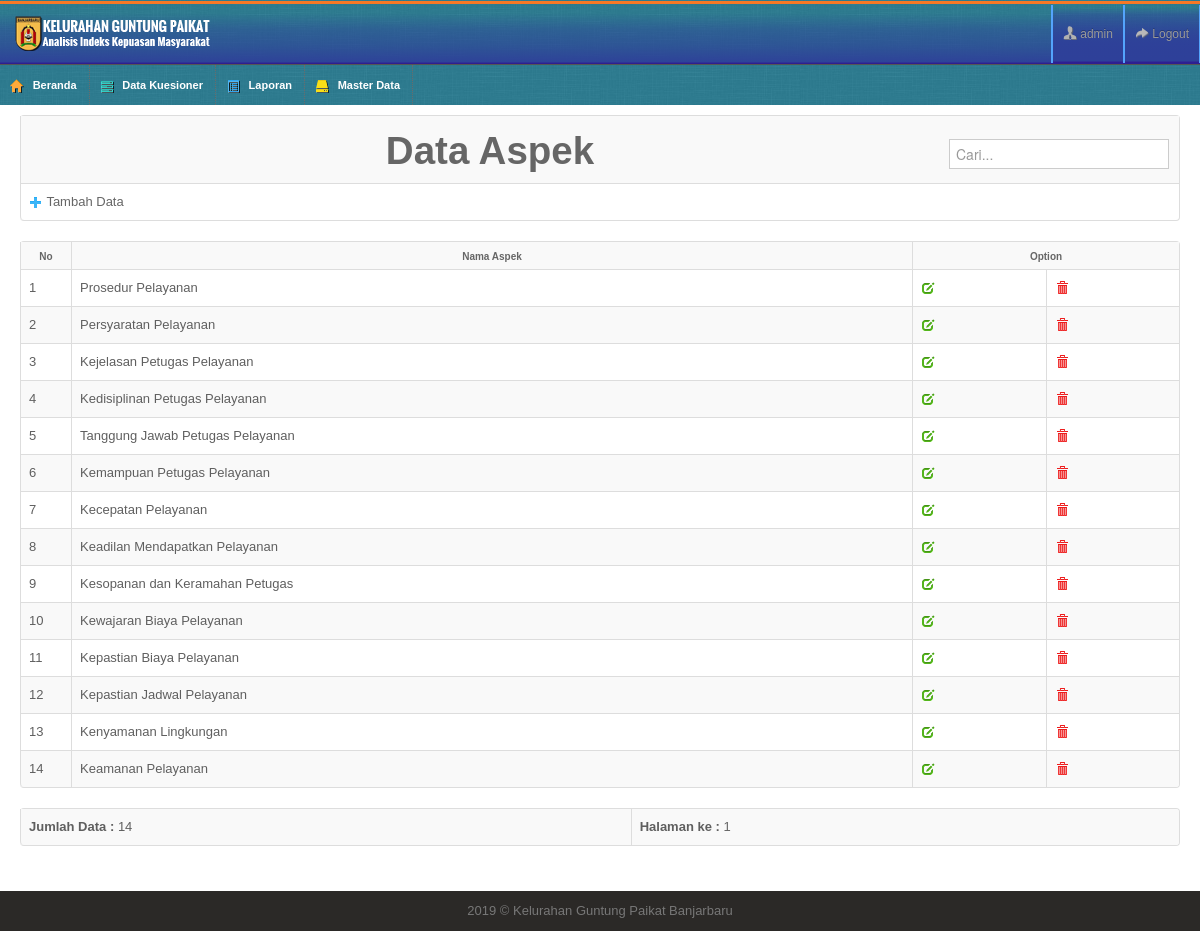
Screenshot of /?page=Aspek-Data (signed in) with the database file from the repository.
### tables this page shows
CREATE TABLE `taspek` (
  `id_aspek` int(11) NOT NULL AUTO_INCREMENT,
  `nama_aspek` varchar(100) NOT NULL,
  PRIMARY KEY (`id_aspek`)
);

### page/lib/dtaspek.php (called while the page is built, shortened)
<?php
$tableName	= "taspek";
$isian0		= "No";
$field0		= "id_aspek";
$field1		= "nama_aspek";
$isian1		= "Nama Aspek";
$formName	= "Aspek";
?>

### page/mast/aspek_data.php (the view, shortened to what this page needs)
<?php
include_once "lib/seslogin.php";
include_once "page/lib/dtaspek.php";
$row = 20;
$hal = isset($_GET['hal']) ? $_GET['hal'] : 0;
$pageSql = "SELECT $tableName.* FROM ".$tableName." ";
$pageQry = mysqli_query($koneksidb, $pageSql) or die ("error paging: ".mysql_error());
$jml	 = mysqli_num_rows($pageQry);
$max	 = ceil($jml/$row);
?>
<table class="table table-bordered table-striped">
  <tr>
    <th><h1><b>Data <?php echo $formName;?></b> <form class="navbar-search pull-right"  method="POST" action="?page=<?php echo $formName?>-Data">
								<input type="text" name="qcari" placeholder="Cari..." autofocus/>
  </form></h1></th>
  </tr>
  <tr>
  <td > <a class="toggle-link" href="?page=<?php echo $formName?>-Add"><i class="icon-plus"></i> Tambah Data</a>
  </td>
  </tr>
	<table class="table table-bordered table-striped">
      <tr>
        <th width="30" align="center"><strong><?php echo $isian0; ?></strong></th>
        <th width="820"><strong><?php echo $isian1; ?></strong></th>
        <th colspan="3"><strong>Option</strong></th>
      </tr>
		<?php
		$mySql = $pageSql." ORDER BY ".$field0." ASC LIMIT $hal, $row";
		$myQry = mysqli_query($koneksidb, $mySql)  or die ("Query salah : ".mysql_error());
		$nomor  = 1;
		while ($kolomData = mysqli_fetch_array($myQry)) {
			$Kode = $kolomData[$field0];
		?>
      <tr>
        <td align="center"> <?php echo $nomor++; ?> </td>
        <td> <?php echo $kolomData[$field1]; ?> </td>
       <td class="cc" align="center"><a href="?page=<?php echo $formName;?>-Edit&Kode=<?php echo $Kode; ?>" target="_self"><i class="icon-edit"></i></a></td>
       <td class="cc" align="center"><a href="?page=<?php echo $formName;?>-Delete&Kode=<?php echo $Kode; ?>" onclick="return confirm('Anda Yakin menghapus Data <?php echo $formName;?> dengan Nama <?php echo $kolomData[$field1]; ?>? ')"><i class="icon-trash"></i></a></td>
      </tr>
      <?php } ?>
    </table>
	<table class="table table-bordered table-striped">
  <tr>
    <td><strong>Jumlah Data :</strong> <?php echo $jml; ?> </td>
    <td align="right"><b>Halaman ke :</b>
	<?php
	for ($h = 1; $h <= $max; $h++) {
		$list[$h] = $row * $h - $row;
		echo " <a href='?page=".$formName."-Data&hal=$list[$h]'>$h</a> ";
	}
	?>	</td>
  </tr>
</table>

### css/maruti-style.css (style rules this page uses)
* { outline:none !important; -moz-outline: none !important; }
body { overflow-x: hidden; margin-top: -9px; }
.widget-title, .modal-header, .table th, div.dataTables_wrapper .ui-widget-header { background-color: #efefef; border-bottom: 1px solid #CDCDCD; height: 36px; }
.table th { height: auto; font-size: 10px; padding: 5px 10px 2px; border-bottom: 0; text-align: center; color: #666666; }
form { margin-bottom: 0; }

### css/maruti-media.css (style rules this page uses)
body { background:url(../images/backgrounds/blue.jpg) repeat; }

### rows the page displays
taspek: nama_aspek "Prosedur Pelayanan"
taspek: nama_aspek "Persyaratan Pelayanan"
taspek: nama_aspek "Kejelasan Petugas Pelayanan"
taspek: nama_aspek "Kedisiplinan Petugas Pelayanan"
taspek: nama_aspek "Tanggung Jawab Petugas Pelayanan"
taspek: nama_aspek "Kemampuan Petugas Pelayanan"
taspek: nama_aspek "Kecepatan Pelayanan"
taspek: nama_aspek "Keadilan Mendapatkan Pelayanan"
taspek: nama_aspek "Kesopanan dan Keramahan Petugas"
taspek: nama_aspek "Kewajaran Biaya Pelayanan"
taspek: nama_aspek "Kepastian Biaya Pelayanan"
taspek: nama_aspek "Kepastian Jadwal Pelayanan"
taspek: nama_aspek "Kenyamanan Lingkungan"
taspek: nama_aspek "Keamanan Pelayanan"

### other values shown
$_SESSION['SES_LOGIN'] "admin"
$formName "Aspek"
$isian0 "No"
$isian1 "Nama Aspek"
$jml "14"
